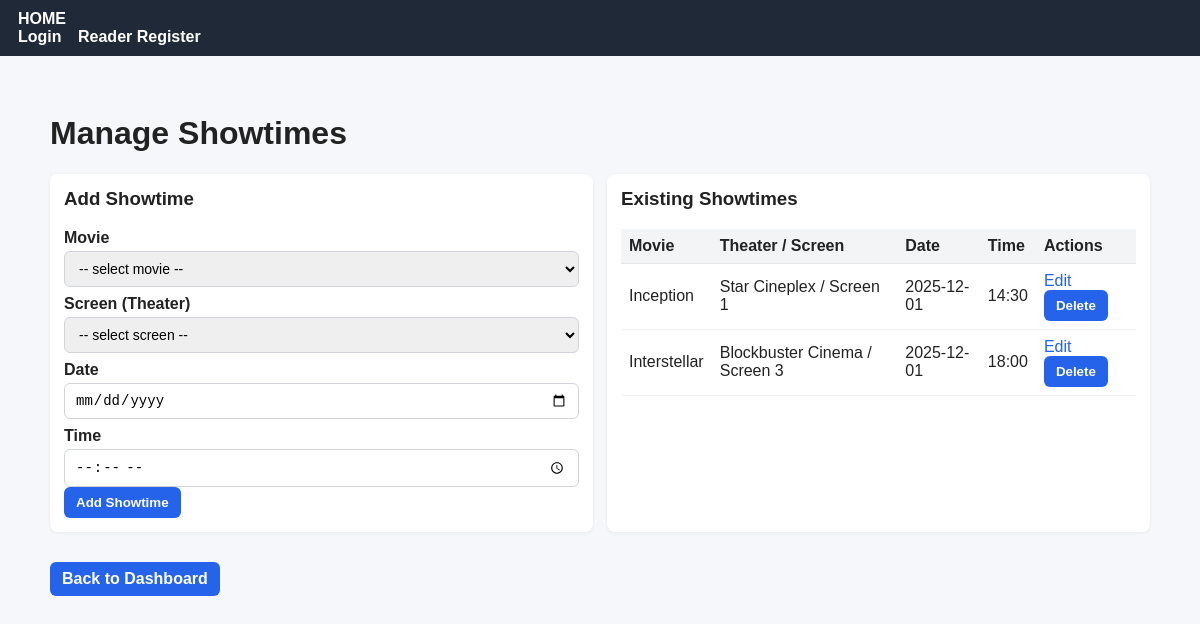
The app's page /CinemaBookingSystem/admin_showtimes.php (signed in) with its own data.
### tables this page shows
CREATE TABLE Showtime (
  id INT AUTO_INCREMENT PRIMARY KEY,
  movie_id INT NOT NULL,
  screen_id INT NOT NULL,
  show_date DATE,
  show_time TIME,
  FOREIGN KEY (movie_id)
    REFERENCES Movie(id)
    ON UPDATE CASCADE
    ON DELETE CASCADE,
  FOREIGN KEY (screen_id)
    REFERENCES Screen(id)
    ON UPDATE CASCADE
    ON DELETE CASCADE
);

CREATE TABLE Movie (
  id INT AUTO_INCREMENT PRIMARY KEY,
  title VARCHAR(50) NOT NULL,
  genre VARCHAR(50),
  duration_minutes INT,
  release_date DATE
);

CREATE TABLE Theater (
  id INT AUTO_INCREMENT PRIMARY KEY,
  name VARCHAR(50) NOT NULL,
  location VARCHAR(80)
);

CREATE TABLE Screen (
  id INT AUTO_INCREMENT PRIMARY KEY,
  theater_id INT NOT NULL,
  screen_number INT NOT NULL,
  total_seats INT,
  FOREIGN KEY (theater_id)
    REFERENCES Theater(id)
    ON UPDATE CASCADE
    ON DELETE CASCADE
);

### CinemaBookingSystem/admin_showtimes.php (the view, shortened to what this page needs)
<?php
require 'includes/db.php';
require 'includes/header.php';
$editing = null;
$list = $pdo->query("
    SELECT st.*, m.title AS movie_title, sc.screen_number, t.name AS theater_name
    FROM Showtime st
    JOIN Movie m ON st.movie_id = m.id
    JOIN Screen sc ON st.screen_id = sc.id
    JOIN Theater t ON sc.theater_id = t.id
    ORDER BY st.show_date ASC, st.show_time ASC
")->fetchAll();
?>
<h1>Manage Showtimes</h1>
<div class="grid-2">
    <div class="card">
        <h3><?= $editing ? 'Edit Showtime' : 'Add Showtime' ?></h3>
        <form method="post">
            <label>Movie</label>
            <select name="movie_id" required>
                <option value="">-- select movie --</option>
            </select>
            <label>Screen (Theater)</label>
            <select name="screen_id" required>
                <option value="">-- select screen --</option>
            </select>
            <label>Date</label>
            <input type="date" name="show_date" value="<?= $editing ? htmlspecialchars($editing['show_date']) : '' ?>" required>
            <label>Time</label>
            <input type="time" name="show_time" value="<?= $editing ? htmlspecialchars($editing['show_time']) : '' ?>" required>
            <?php if ($editing): ?>
                <button type="submit" name="edit_showtime">Update Showtime</button>
                <a class="btn" href="admin_showtimes.php">Cancel</a>
            <?php else: ?>
                <button type="submit" name="add_showtime">Add Showtime</button>
            <?php endif; ?>
        </form>
    </div>
    <div class="card">
        <h3>Existing Showtimes</h3>
        <?php if (count($list) === 0): ?>
            <p>No showtimes found.</p>
        <?php else: ?>
            <table>
                <thead><tr><th>Movie</th><th>Theater / Screen</th><th>Date</th><th>Time</th><th>Actions</th></tr></thead>
                <tbody>
                <?php foreach ($list as $row): ?>
                    <tr>
                        <td><?=htmlspecialchars($row['movie_title'])?></td>
                        <td><?=htmlspecialchars($row['theater_name']).' / Screen '.htmlspecialchars($row['screen_number'])?></td>
                        <td><?=htmlspecialchars($row['show_date'])?></td>
                        <td><?=substr(htmlspecialchars($row['show_time']),0,5)?></td>
                        <td>
                            <a href="admin_showtimes.php?edit=<?= $row['id'] ?>">Edit</a>
                            <form method="post" style="display:inline" onsubmit="return confirm('Delete showtime?');">
                                <button type="submit" name="delete_showtime">Delete</button>
                            </form>
                        </td>
                    </tr>
                <?php endforeach; ?>
                </tbody>
            </table>
        <?php endif; ?>
    </div>
</div>
<p><a class="btn" href="admin_dashboard.php">Back to Dashboard</a></p>
</div>
</body>
</html>

### CinemaBookingSystem/css/style.css (style rules this page uses)
body { font-family: Arial, Helvetica, sans-serif; background: #f6f7fb; color: #222; margin: 0; padding: 0; }
.card { background: #fff; border-radius: 8px; padding: 14px; box-shadow: 0 1px 4px rgba(16,24,40,0.06); margin-bottom: 14px; }
.grid-2 { display: grid; grid-template-columns: 1fr 1fr; gap: 14px; }
form label { display:block; font-weight:600; margin-top:8px; margin-bottom:4px; }
input[type="text"], input[type="email"], input[type="password"], input[type="number"], input[type="date"], input[type="time"], select, textarea { width:100%; box-sizing: border-box; padding:8px 10px; border:1px solid #d1d5db; border-radius:6px; font-size:14px; }
button, .btn { display:inline-block; background:#2563eb; color:#fff; padding:8px 12px; border-radius:6px; text-decoration:none; border:none; cursor:pointer; font-weight:600; }
a { color: #2563eb; text-decoration: none; }
table { width:100%; border-collapse: collapse; margin-top:8px; }
table thead th { text-align:left; padding:8px; background:#f3f4f6; border-bottom:1px solid #e5e7eb; }
table tbody td { padding:8px; border-bottom:1px solid #eef2f7; }
.card h3 { margin-top:0; }

### records on screen
showtime: movie.title "Inception", theater.name "Star Cineplex", screen.screen_number "1", show_date "2025-12-01", show_time "14:30"
showtime: movie.title "Interstellar", theater.name "Blockbuster Cinema", screen.screen_number "3", show_date "2025-12-01", show_time "18:00"
